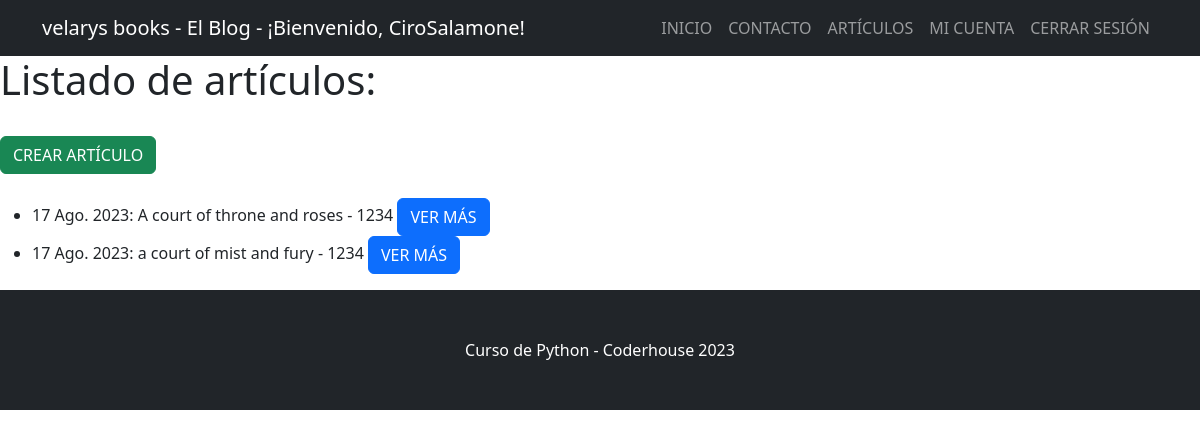
Page /articulos/entradas/ (signed in) on the committed database.
### blog/models.py (models this page shows, shortened)
class Articulo(models.Model):
    titulo = models.CharField(max_length=256)
    subtitulo = models.CharField(max_length=256)
    cuerpo = models.TextField(blank=True)
    autor = models.ForeignKey(User, on_delete=models.CASCADE, null=True)
    fecha = models.DateField(auto_now_add=True)
    imagen = models.ImageField(upload_to="entradas/", null="True", blank=True)

### blog/views.py (the view)
# urls.py: path("entradas/", ArticuloListView.as_view(), name="lista_articulos"),
class ArticuloListView(ListView):
    model = Articulo
    template_name = "blog/articulo_lista.html"

### blog/templates/blog/articulo_lista.html (shortened to what this page needs)
{% extends "base.html" %}
{% block contenido %}
<h1>Listado de artículos:</h1>
<br>
{% if user.is_authenticated %}
<a class="btn btn-success" href="{% url 'crear_articulo' %}" type="button">CREAR ARTÍCULO</a>
{% endif %}
<br><br>
<ul>
{% for articulo in object_list %}
    <li>
        {{ articulo.fecha }}: {{ articulo.titulo }} - {{ articulo.autor }}
        <a class="btn btn-primary" href="{% url 'ver_articulo' articulo.id %}" type="button">VER MÁS</a>
    </li>
{% endfor %}
</ul>
{% endblock %}

### templates/base.html (shortened to what this page needs)
{% load static %}
<!DOCTYPE html>
<html lang="en">
    <head>
        <link href="{% static 'css/styles.css' %}" rel="stylesheet" />
    </head>
    <body>
        <nav class="navbar navbar-expand-lg navbar-dark bg-dark">
            <div class="container">
                {% if user.is_authenticated %}
                <a class="navbar-brand">velarys books - El Blog - ¡Bienvenido, {{ user.username }}!</a>
                {% else %}
                <a class="navbar-brand">Velarys books - El Blog </a>
                {% endif %}
                <div class="collapse navbar-collapse" id="navbarSupportedContent">
                    <ul class="navbar-nav ms-auto mb-2 mb-lg-0">
                        <li class="nav-item"><a class="nav-link" href="{% url 'inicio' %}">INICIO</a></li>
                        <li class="nav-item"><a class="nav-link" href="{% url 'enviar_consulta' %}">CONTACTO</a></li>
                        <li class="nav-item"><a class="nav-link" href="{% url 'lista_articulos' %}">ARTÍCULOS</a></li>
                        {% if user.is_authenticated %}
                        <li class="nav-item"><a class="nav-link" href="{% url 'mi_perfil' %}">MI CUENTA</a></li>
                        <li class="nav-item"><a class="nav-link" href="{% url 'logout' %}">CERRAR SESIÓN</a></li>
                        {% else %}
                        <li class="nav-item"><a class="nav-link" href="{% url 'registro' %}">REGISTRARSE</a></li>
                        <li class="nav-item"><a class="nav-link" href="{% url 'login' %}">INICIAR SESIÓN</a></li>
                        {% endif %}
                    </ul>
                </div>
            </div>
        </nav>
        {% block contenido %}
        {% endblock contenido %}
        <footer class="py-5 bg-dark">
            <div class="container"><p class="m-0 text-center text-white">Curso de Python - Coderhouse 2023</p></div>
        </footer>
    </body>
</html>

### rows in the picture
Articulo: fecha "17 Ago. 2023", titulo "A court of throne and roses", autor "1234"
Articulo: fecha "17 Ago. 2023", titulo "a court of mist and fury", autor "1234"

### other values in the picture
{{ user.username }} "CiroSalamone"
